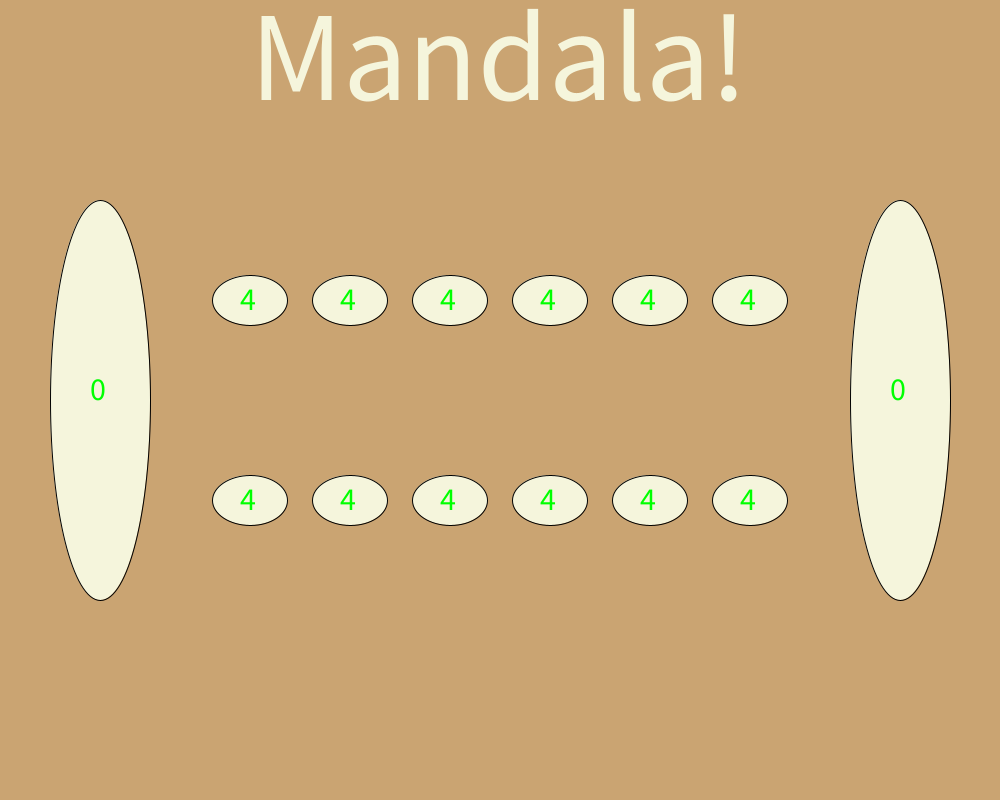
Frame 1 (no input)
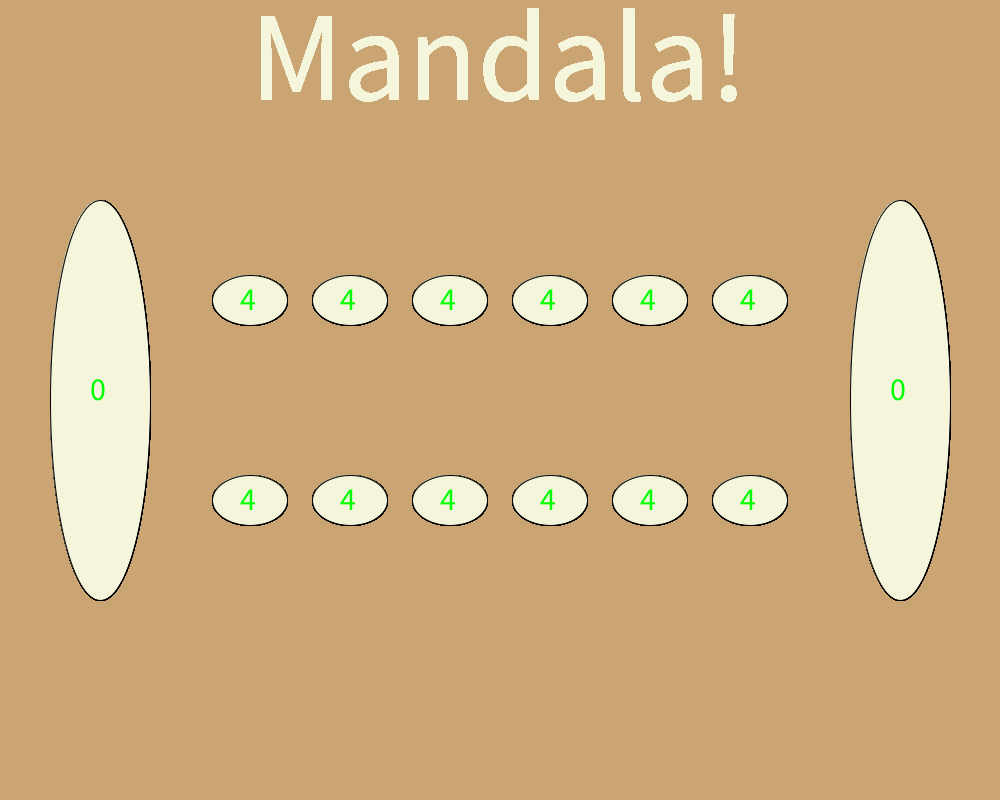
Frame 60 (the mouse pressed at the canvas centre just before this capture)
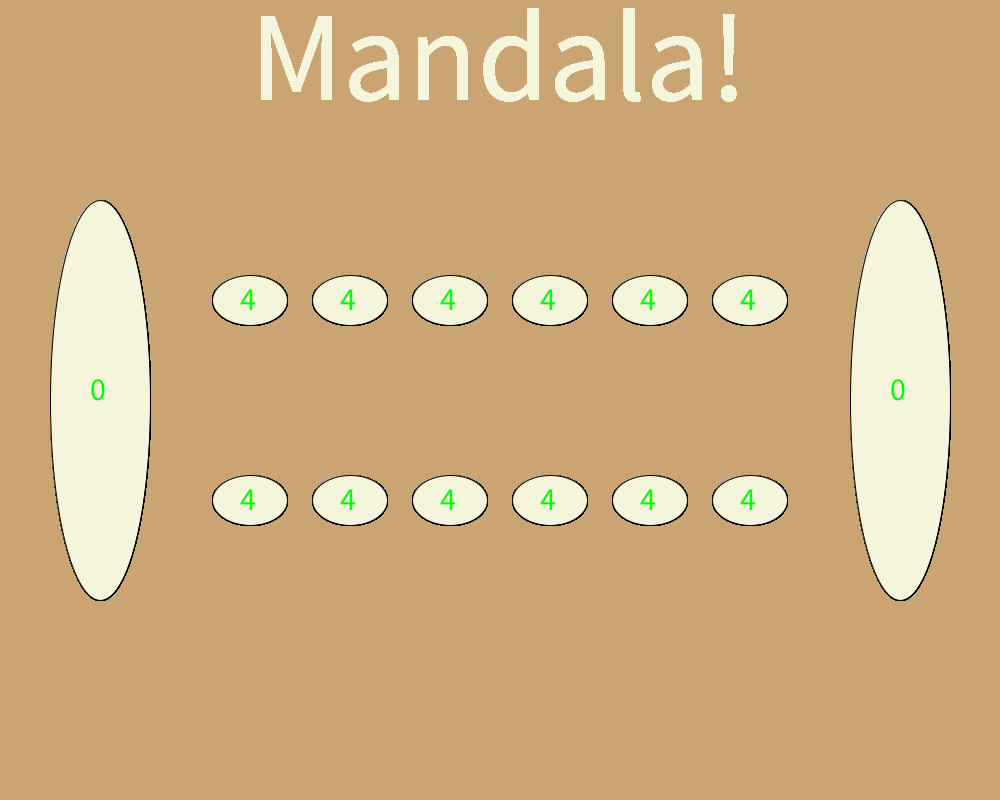
Frame 120 (the mouse held since frame 60 and released just before this capture)

The Processing sketch that drew these frames (run headless with seeded random() and noise(); from frame 60 on, the mouse is pressed at the canvas centre):

// Processing sketch: mangala
// ── mangala.pde
void setup()
{
  background(202, 164, 114);
  size(1000, 800);
  ellipseMode(CENTER);
}
void draw()
{
  fill(245, 245, 220);
  textSize(128);
  text("Mandala!", 250, 100);
  for (int c=0; c<cap.length; c++)
  {
    cap[c]=4;
  }
  for (int b=2; b<8; b++)
  {
    fill(245, 245, 220);
    ellipse(50+b*100, 300, 75, 50);
    fill(0, 255, 0);
    textSize(32);
    text(cap[b-2], 40+b*100, 310);
  }
  for (int b=2; b<8; b++)
  {
    fill(245, 245, 220);
    ellipse(50+b*100, 500, 75, 50);
    fill(0, 255, 0);
    textSize(32);
    text(cap[b+4], 40+b*100, 510);
  }
  fill(245, 245, 220);
  ellipse(100, 400, 100, 400);
  ellipse(900, 400, 100, 400);
  fill(0, 255, 0);
  text(left, 90, 400);
  text(right, 890, 400);
  while (one==true)
  {
    if (choice<6)
    {
      choice=mousePressed(rturn);
    } else
    {
      choice=mousePressed(rturn);
      rturn=true;
    }
    one=false;
  }
}
int []cap=new int [12];
int right=0;
int left=0;
int choice=0;
boolean one=true;
boolean rturn=true;
public int mousePressed(boolean rturn)
{
  if (rturn==true)
  {
    for (int b=2; b<8; b++)
    {
      if (((mouseX-(50+b*100))*(mouseX-(50+b*100))/1406.25+(mouseY-300)*(mouseY-300)/625)<1)
      {
        choice=cap[b-2];
        println(b-2);
      }
    }
  } else if (rturn==false)
  {
    for (int b=2; b<8; b++)
    {
      if (((mouseX-(50+b*100))*(mouseX-(50+b*100))/1406.25+(mouseY-500)*(mouseY-500)/625)<1)
      {
        choice=cap[b+4];
        println(b+4);
      }
    }
  }
  return choice;
}
